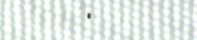
#> input picture 计算机视觉/百布-test/func/image/test-re-10-2.png, 197 x 40 px
$ python meridians.py
#> lines starting #> are read from the running program, lines starting #| are printed output that depends on the picture
from cv2 import cv2
import numpy as np
from matplotlib import pyplot as plt
import csv

class Meridians(object):
    def __init__(self, path: str):
#> called with path = 'image/test-re-10-2.png'
        self.image = cv2.imread(path, cv2.IMREAD_GRAYSCALE)
#> self.image: shape (40, 197); min 70, max 255, mean 231.3
        self.shape = self.image.shape
#> self.shape = (40, 197)
        self.__set_zeros_xy()

    def __set_zeros_xy(self):
        self.xx, self.yy = np.zeros(self.shape[0]), np.zeros(self.shape[1])
#> self.xx = 40 values from 0 to 0; self.yy = 197 values from 0 to 0
        for item in range(self.shape[0]):
            self.xx[item] += item
#> after the loop, self.xx = 40 values from 0 to 39
        for item in range(self.shape[1]):
            self.yy[item] += item
#> after the loop, self.yy = 197 values from 0 to 196

        self.X, self.Y = np.meshgrid(self.xx, self.yy)

    def write_3D(self, out_path: str):
        plt.figure()
        ax3 = plt.axes(projection='3d')
        ax3.plot_surface(self.X, self.Y, self.image, rstride=1, cstride=1, cmap='rainbow')
        plt.savefig(out_path)

    def write_2D(self, out_path: str):
#> called with out_path = 'image/test_re10-2.png'
        w = 197
        h = 40
        fig, ax = plt.subplots()
        ax.set_xlim(0, w)

        xx = np.zeros(w)
        for item in range(w):
            xx[item] += item

        m = np.zeros(w)
        for item in range(h):
            m += self.image[item]
#> after the loop, m = 197 values, max 10153 at index 7, min 8173 at index 151, mean 9252.3
        ax.plot(xx, m)

        # [4 lines of commented-out code are left out]

        miloc = plt.MultipleLocator(1)
        ax.xaxis.set_minor_locator(miloc)
        ax.grid(axis='x', which='minor')
        fig.savefig(out_path)
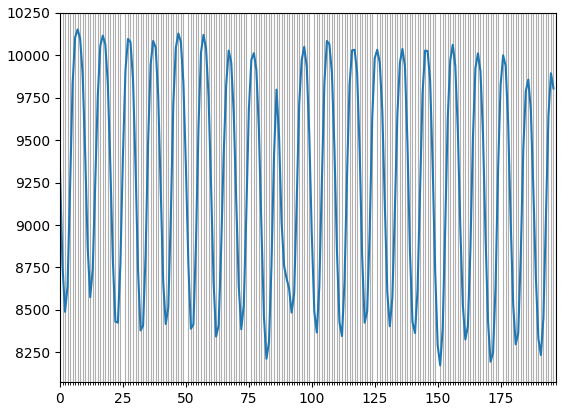
#> figure drawn by matplotlib, 1 panel; curve peaks at x = 7, y = 10153

    def write_2D_ww(self, out_path: str):
        m = np.zeros(self.shape[0])


if __name__ == "__main__":
    # m = Meridians(path="image/test3.png")
    # m.write_3D(out_path="image/test3-3D.png")
    m_r1 = Meridians(path="image/test-re-10-2.png")
    m_r1.write_2D(out_path="image/test_re10-2.png")

$ run again, with 计算机视觉/百布-test/func/image/test-re-10-1.png copied over 计算机视觉/百布-test/func/image/test-re-10-2.png
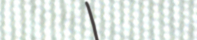
#> input picture 计算机视觉/百布-test/func/image/test-re-10-1.png, 197 x 40 px
#> after the loop in write_2D, `for item in range(h):`: m = 197 values, max 10153 at index 7, min 6599 at index 93, mean 9157.8
#> in write_2D, `fig.savefig(out_path)`:
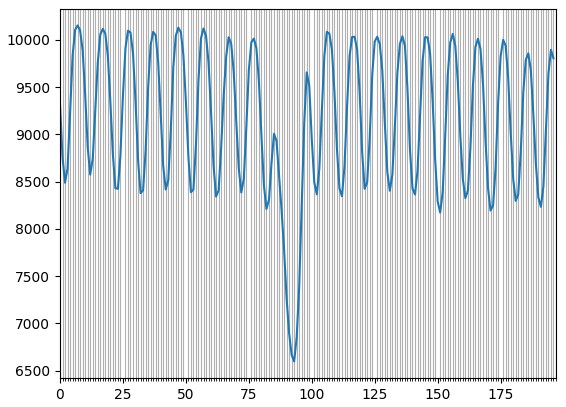
#> figure drawn by matplotlib, 1 panel; curve peaks at x = 7, y = 10153
